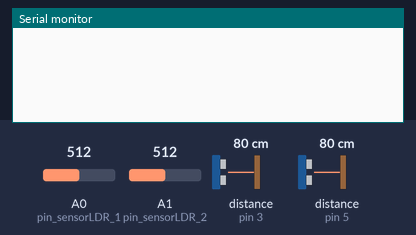
Recording of a sketch running on a simulated Arduino Uno, built with avr-gcc and run on an emulated ATmega328P. Shown: the last lines printed to the serial monitor. The inputs (shaded band) are chosen by the test bench; at power-on: distance to the obstacle (sensors on pin 3, pin 5) 80 cm, A0 (pin_sensorLDR_1) = 512, A1 (pin_sensorLDR_2) = 512. The echo pulse lasts 58.3 µs per cm.

Above: at 1.2 s.
1.3 s: distance to the obstacle (sensor on pin 3) set to 4 cm
At 1.7 s:
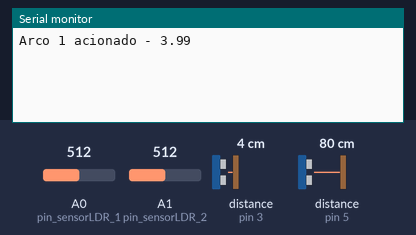
2.8 s: A0 (pin_sensorLDR_1) set to 440
At 4.0 s:
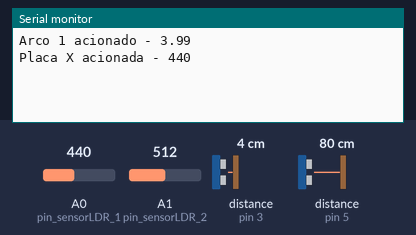
4.3 s: A1 (pin_sensorLDR_2) set to 440
At 5.1 s:
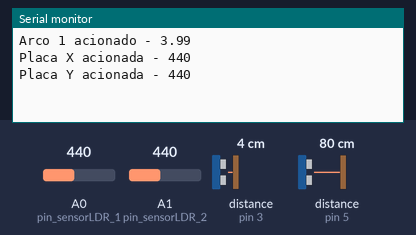
5.8 s: distance to the obstacle (sensor on pin 5) set to 4 cm
At 6.4 s:
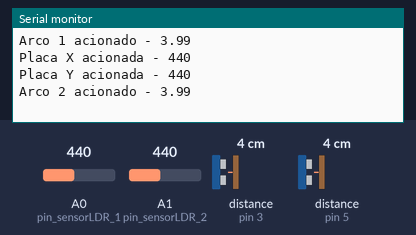

Measured:
- after the input at 1.3 s, the serial monitor: prints a new line at once (image 1)
- after the input at 2.8 s, the serial monitor: prints a new line after 0.08 s (image 2)
- after the input at 4.3 s, the serial monitor: prints a new line after 0.07 s (image 3)
- after the input at 5.8 s, the serial monitor: prints a new line at once (image 4)

The sketch:

TCC_Arduino_2.ino
```cpp
//Projeto de TCC: Computerized Control for Drone Competition (CCDC).
// Bacharel: Engenharia de Computação.
//Autor: Eduardo Ferrarezi.

//ARDUINO 1 - Prova 1 (Arcos) + Prova 2 (Placas)

//Carrega a biblioteca do sensor ultrassonico
#include <Ultrasonic.h>

//Define os pinos para o trigger e echo do ultrassônico
#define arco_trigger_1 2
#define arco_echo_1 3
#define arco_trigger_2 4
#define arco_echo_2 5

//Define os pinos do sensor LDR
#define pin_sensorLDR_1 A0
#define pin_sensorLDR_2 A1

//Inicializa o sensor nos pinos definidos acima
Ultrasonic arco_ultrasonic_1(arco_trigger_1, arco_echo_1);
Ultrasonic arco_ultrasonic_2(arco_trigger_2, arco_echo_2);
//Ultrasonic arco_ultrasonic_3(arco_trigger_3, arco_echo_3);

//Variaveis do ultassônico
float cm_arco_ultrassonico_1, cm_arco_ultrassonico_2, cm_arco_ultrassonico_3;
long arco_1_microsec, arco_2_microsec, arco_3_microsec;
int valida_arco_1 = 0, valida_arco_2 = 0, valida_arco_3 = 0;

// Variaveis do sensor LDR
int sensor_val_1 = 0, sensor_val_2 = 0, sensor_val_3 = 0;
int valida_placa_X = 0, valida_placa_Y = 0, valida_placa_Z = 0;

void prova_1_arcos();
void prova_2_placas();

void setup() {
  pinMode(pin_sensorLDR_1, INPUT);
  pinMode(pin_sensorLDR_2, INPUT);
  //pinMode(pin_sensorVibracao_3, INPUT);
  Serial.begin(9600);
}

void loop() {
  prova_1_arcos();
  prova_2_placas();
}

void prova_1_arcos() {
  //Le as informacoes do sensor ultrassônico em centimetros
  arco_1_microsec = arco_ultrasonic_1.timing();
  arco_2_microsec = arco_ultrasonic_2.timing();
  //arco_3_microsec = arco_ultrasonic_3.timing();

  cm_arco_ultrassonico_1 = arco_ultrasonic_1.convert(arco_1_microsec, Ultrasonic::CM);
  cm_arco_ultrassonico_2 = arco_ultrasonic_2.convert(arco_2_microsec, Ultrasonic::CM);
  //cm_arco_ultrassonico_3 = arco_ultrasonic_3.convert(arco_3_microsec, Ultrasonic::CM);

  if (!valida_arco_1) {
    if((cm_arco_ultrassonico_1 <= 38) && (cm_arco_ultrassonico_1 > 3)) {
      valida_arco_1 = 1;
      Serial.print("Arco 1 acionado - ");
      Serial.println(cm_arco_ultrassonico_1);
    }
  }
  if (!valida_arco_2) {
    if((cm_arco_ultrassonico_2 <= 38) && (cm_arco_ultrassonico_2 > 3)) {
      valida_arco_2 = 1;
      Serial.print("Arco 2 acionado - ");
      Serial.println(cm_arco_ultrassonico_2);
    }
  }
  delay(50);
}

void prova_2_placas() {
  sensor_val_1 = analogRead(pin_sensorLDR_1);
  sensor_val_2 = analogRead(pin_sensorLDR_2);
  if(!valida_placa_X) {
    if(sensor_val_1 < 450) {
      valida_placa_X = 1;
      Serial.print("Placa X acionada - ");
      Serial.println(sensor_val_1);
    }
  }
  if(!valida_placa_Y) {
    if(sensor_val_2 < 450) {
      valida_placa_Y = 1;
      Serial.print("Placa Y acionada - ");
      Serial.println(sensor_val_2);
    }
  }
  delay(50);
}
```
